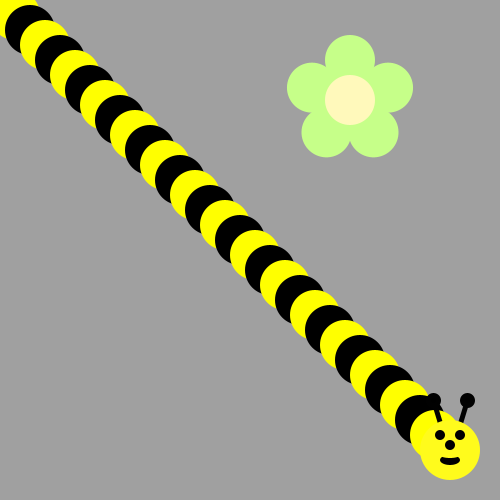
Frame 1 (no input)
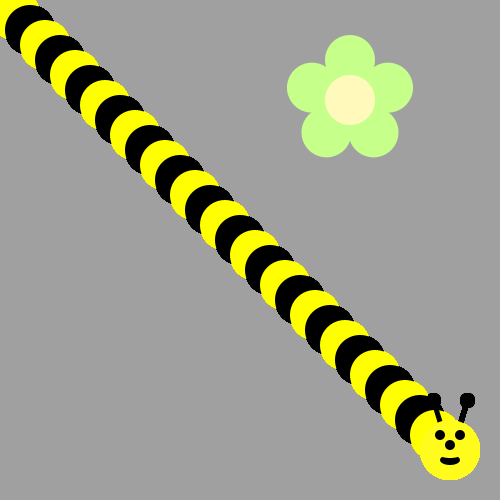
Frame 60 (the mouse pressed at the canvas centre just before this capture)
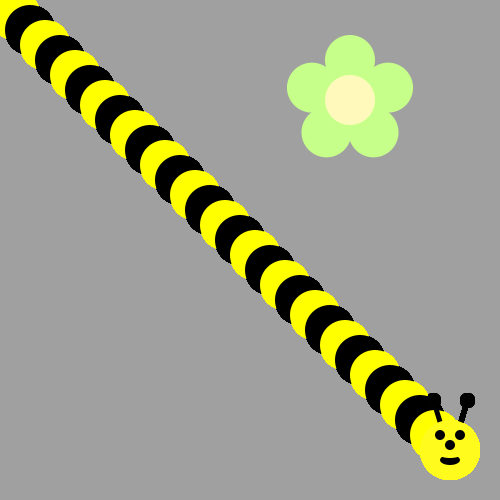
Frame 120 (the mouse held since frame 60 and released just before this capture)

The Processing sketch that drew these frames (run headless with seeded random() and noise(); from frame 60 on, the mouse is pressed at the canvas centre):

// Processing sketch: bumble_bee
// ── bumble_bee.pde

void setup() {
     ellipseMode(CENTER);
     size(500, 500);
     background(160, 160, 160);
     drawFlower(350, 100);
}

void draw() {
  
// First run the program and you should see a flower.  
  
  
/* Then, use a loop to make a body for the Bee! 
(see the image on the recipe, it's a diagonal line of circles)
Use remainder to make the colors alternate between yellow and black
*/
for(int i = 0; i < 30;i++){
  if (i%2 ==0){
    fill(0,0,0);
  }
  else{
    fill(255,255,0);
  }
  ellipse(i*15,i*15,50,50);
}
drawBeeFace(30*15,30*15);

/*
Now put his head on using drawBeeFace(x,y)
*/

}

/**************   Use these methods but  DON'T CHANGE THE CODE BELOW  **************/

void drawFlower(int x, int y) {
     noStroke();
     translate(x, y);
     // draw 5 petals, rotating after each one
     fill(#c6ff89);      // green
      for (int i = 0; i < 5; i++) {
           ellipse(0, -40, 50, 50);
          rotate(radians(72));
     }
     fill(#fff9bb); // light yellow
     ellipse(0, 0, 50, 50);
} 
void drawBeeFace(int BeeFaceX, int BeeFaceY) {
     noStroke();
     fill(0, 0, 0);
     stroke(1);
     strokeWeight(5);
     line(BeeFaceX-10, BeeFaceY-27, BeeFaceX-17, BeeFaceY-50);
     line(BeeFaceX+10, BeeFaceY-27, BeeFaceX+17, BeeFaceY-50);
     ellipse(BeeFaceX-17, BeeFaceY-50, 10, 10);
     ellipse(BeeFaceX+17, BeeFaceY-50, 10, 10);
     noStroke();
     fill(255, 251, 28);
     ellipse(BeeFaceX, BeeFaceY, 60, 60); // face
     fill(255, 237, 209);
     fill(0,0,0);
      ellipse(BeeFaceX-10, BeeFaceY-15, 10, 10); // eyes
     ellipse(BeeFaceX+10, BeeFaceY-15, 10, 10);
      ellipse(BeeFaceX, BeeFaceY-5, 10, 10); // nose
      ellipse(BeeFaceX, BeeFaceY+10, 20, 10);// mouth
     fill(255, 251, 28);
     ellipse(BeeFaceX, BeeFaceY+5, 20, 6);
}
